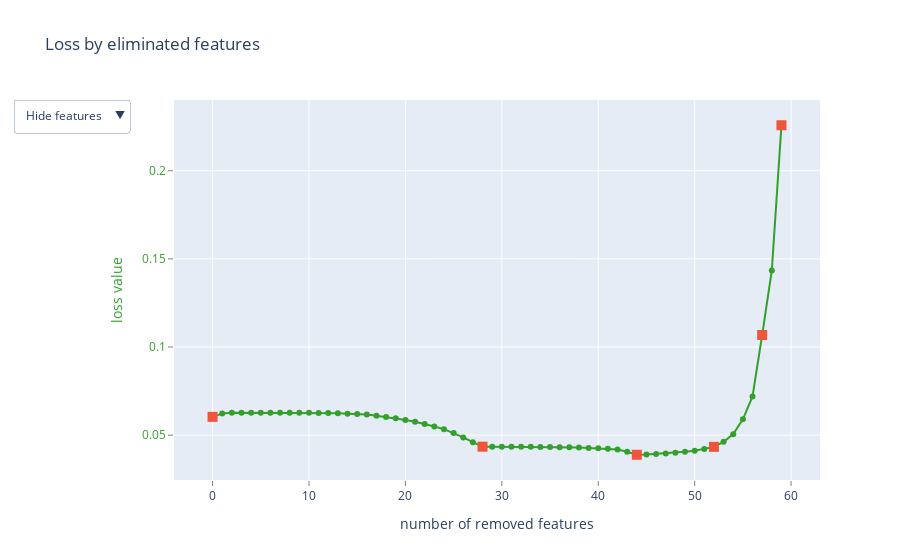

The cell this chart's notebook holds for it:
### Code cell
%%time

# выполняем отбор признаков
shap_summary = catboost_select_features(
    algorithm=EFeaturesSelectionAlgorithm.RecursiveByShapValues, 
    steps=5
)

### Figure 1 — Plotly figure (JSON) as saved in the notebook; plotly's stock layout.template omitted (floating-point values rounded to 4 significant figures)
{"data": [{"line": {"color": "rgb(51,160,44)"}, "mode": "lines+markers", "name": "", "text": ["", "sec_btw_lag_1", "repeat_gate_1s", "gate_id", "hour", "gate_id_2", "repeat_gate_2s", "repeat_gate_3s", "repeat_gate_4s", "route", "gate_id_4", "gate_id_lag_5", "day_of_month", "gate_id_lag_3", "gate_id_lag_4", "gate_id_3", "repeat_gate_ge_5s", "sec_btw_lag_4", "time_of_day", "daily_gate_pass_count", "is_month_start", "gate_id_5", "sec_btw_lag_2", "total_minutes", "sec_btw_1", "is_month_end", "cumtime_at_route_per_day", "sec_btw_3", "sec_btw_lag_5", "gate_id_1", "sec_btw_4", "cumtime_per_day", "gate_id_lag_2", "sec_btw_5", "is_weekend", "total_seconds", "cnt_repeat_gate_4s", "sec_btw_lag_3", "day_of_week", "gate_id_lag_1", "sec_btw_2", "weekly_route_avg_time", "probability_gate_id", "cnt_repeat_gate_ge_5s", "most_frequent_gate_per_day", "cnt_users_per_day", "cnt_repeat_gate_3s", "most_frequent_route_per_day", "route_avg_time", "daily_attendance_index", "cnt_repeat_gate_2s", "exit_gate_id", "daily_workload_index", "cnt_repeat_gate_1s", "entrance_gate_id", "working_time_per_day", "pass_cnt_per_day", "cnt_users_per_week", "cnt_days_per_week", "most_frequent_gate_per_week"], "type": "scatter", "x": [0, 1, 2, 3, 4, 5, 6, 7, 8, 9, 10, 11, 12, 13, 14, 15, 16, 17, 18, 19, 20, 21, 22, 23, 24, 25, 26, 27, 28, 29, 30, 31, 32, 33, 34, 35, 36, 37, 38, 39, 40, 41, 42, 43, 44, 45, 46, 47, 48, 49, 50, 51, 52, 53, 54, 55, 56, 57, 58, 59], "y": [0.06038, 0.06225, 0.06271, 0.06271, 0.06271, 0.06271, 0.06271, 0.06271, 0.06271, 0.06271, 0.06267, 0.06262, 0.06253, 0.06236, 0.06217, 0.06197, 0.06173, 0.06105, 0.06031, 0.05956, 0.05858, 0.05758, 0.05639, 0.05493, 0.05342, 0.05124, 0.04871, 0.04601, 0.04346, 0.04346, 0.04345, 0.04343, 0.0434, 0.04336, 0.04331, 0.04325, 0.04319, 0.04307, 0.04293, 0.04276, 0.04257, 0.04227, 0.04186, 0.04057, 0.03888, 0.03904, 0.0393, 0.03963, 0.04006, 0.04052, 0.04116, 0.04209, 0.04336, 0.04621, 0.05057, 0.05897, 0.07197, 0.1068, 0.1435, 0.2258]}, {"marker": {"size": 10, "symbol": "square"}, "mode": "markers", "name": "", "text": ["", "sec_btw_lag_5", "most_frequent_gate_per_day", "daily_workload_index", "cnt_users_per_week", "most_frequent_gate_per_week"], "type": "scatter", "x": [0, 28, 44, 52, 57, 59], "y": [0.06038, 0.04346, 0.03888, 0.04336, 0.1068, 0.2258]}, {"mode": "text", "name": "", "text": ["", "36", "20", "0", "2", "13", "21", "22", "23", "25", "17", "18", "1", "14", "16", "15", "24", "52", "5", "50", "6", "19", "33", "44", "57", "7", "41", "51", "45", "11", "47", "40", "12", "34", "4", "35", "42", "38", "3", "10", "39", "59", "43", "31", "26", "61", "46", "28", "48", "53", "30", "9", "49", "55", "8", "60", "58", "32", "54", "27"], "textfont": {"color": "rgb(51,160,44)", "family": "sans serif", "size": 18}, "textposition": "bottom center", "type": "scatter", "visible": false, "x": [0, 1, 2, 3, 4, 5, 6, 7, 8, 9, 10, 11, 12, 13, 14, 15, 16, 17, 18, 19, 20, 21, 22, 23, 24, 25, 26, 27, 28, 29, 30, 31, 32, 33, 34, 35, 36, 37, 38, 39, 40, 41, 42, 43, 44, 45, 46, 47, 48, 49, 50, 51, 52, 53, 54, 55, 56, 57, 58, 59], "y": [0.06038, 0.06225, 0.06271, 0.06271, 0.06271, 0.06271, 0.06271, 0.06271, 0.06271, 0.06271, 0.06267, 0.06262, 0.06253, 0.06236, 0.06217, 0.06197, 0.06173, 0.06105, 0.06031, 0.05956, 0.05858, 0.05758, 0.05639, 0.05493, 0.05342, 0.05124, 0.04871, 0.04601, 0.04346, 0.04346, 0.04345, 0.04343, 0.0434, 0.04336, 0.04331, 0.04325, 0.04319, 0.04307, 0.04293, 0.04276, 0.04257, 0.04227, 0.04186, 0.04057, 0.03888, 0.03904, 0.0393, 0.03963, 0.04006, 0.04052, 0.04116, 0.04209, 0.04336, 0.04621, 0.05057, 0.05897, 0.07197, 0.1068, 0.1435, 0.2258]}, {"mode": "text", "name": "", "text": ["", "sec_btw_lag_1", "repeat_gate_1s", "gate_id", "hour", "gate_id_2", "repeat_gate_2s", "repeat_gate_3s", "repeat_gate_4s", "route", "gate_id_4", "gate_id_lag_5", "day_of_month", "gate_id_lag_3", "gate_id_lag_4", "gate_id_3", "repeat_gate_ge_5s", "sec_btw_lag_4", "time_of_day", "daily_gate_pass_count", "is_month_start", "gate_id_5", "sec_btw_lag_2", "total_minutes", "sec_btw_1", "is_month_end", "cumtime_at_route_per_day", "sec_btw_3", "sec_btw_lag_5", "gate_id_1", "sec_btw_4", "cumtime_per_day", "gate_id_lag_2", "sec_btw_5", "is_weekend", "total_seconds", "cnt_repeat_gate_4s", "sec_btw_lag_3", "day_of_week", "gate_id_lag_1", "sec_btw_2", "weekly_route_avg_time", "probability_gate_id", "cnt_repeat_gate_ge_5s", "most_frequent_gate_per_day", "cnt_users_per_day", "cnt_repeat_gate_3s", "most_frequent_route_per_day", "route_avg_time", "daily_attendance_index", "cnt_repeat_gate_2s", "exit_gate_id", "daily_workload_index", "cnt_repeat_gate_1s", "entrance_gate_id", "working_time_per_day", "pass_cnt_per_day", "cnt_users_per_week", "cnt_days_per_week", "most_frequent_gate_per_week"], "textfont": {"color": "rgb(51,160,44)", "family": "sans serif", "size": 18}, "textposition": "bottom center", "type": "scatter", "visible": false, "x": [0, 1, 2, 3, 4, 5, 6, 7, 8, 9, 10, 11, 12, 13, 14, 15, 16, 17, 18, 19, 20, 21, 22, 23, 24, 25, 26, 27, 28, 29, 30, 31, 32, 33, 34, 35, 36, 37, 38, 39, 40, 41, 42, 43, 44, 45, 46, 47, 48, 49, 50, 51, 52, 53, 54, 55, 56, 57, 58, 59], "y": [0.06038, 0.06225, 0.06271, 0.06271, 0.06271, 0.06271, 0.06271, 0.06271, 0.06271, 0.06271, 0.06267, 0.06262, 0.06253, 0.06236, 0.06217, 0.06197, 0.06173, 0.06105, 0.06031, 0.05956, 0.05858, 0.05758, 0.05639, 0.05493, 0.05342, 0.05124, 0.04871, 0.04601, 0.04346, 0.04346, 0.04345, 0.04343, 0.0434, 0.04336, 0.04331, 0.04325, 0.04319, 0.04307, 0.04293, 0.04276, 0.04257, 0.04227, 0.04186, 0.04057, 0.03888, 0.03904, 0.0393, 0.03963, 0.04006, 0.04052, 0.04116, 0.04209, 0.04336, 0.04621, 0.05057, 0.05897, 0.07197, 0.1068, 0.1435, 0.2258]}], "layout": {"showlegend": false, "title": {"text": "Loss by eliminated features"}, "updatemenus": [{"active": 0, "buttons": [{"args": [{"visible": [true, true, false, false]}], "label": "Hide features", "method": "update"}, {"args": [{"visible": [true, true, true, false]}], "label": "Show indices", "method": "update"}, {"args": [{"visible": [true, true, false, true]}], "label": "Show names", "method": "update"}], "pad": {"r": 10, "t": 10}, "showactive": true, "x": -0.25, "xanchor": "left", "y": 1.03, "yanchor": "top"}], "xaxis": {"gridcolor": "rgb(255,255,255)", "showgrid": true, "showline": false, "showticklabels": true, "tickcolor": "rgb(127,127,127)", "ticks": "outside", "title": {"text": "number of removed features"}, "zeroline": false}, "yaxis": {"gridcolor": "rgb(255,255,255)", "showgrid": true, "showline": false, "showticklabels": true, "tickcolor": "rgb(127,127,127)", "tickfont": {"color": "rgb(51,160,44)"}, "ticks": "outside", "title": {"font": {"color": "rgb(51,160,44)"}, "text": "loss value"}, "zeroline": false}}}
